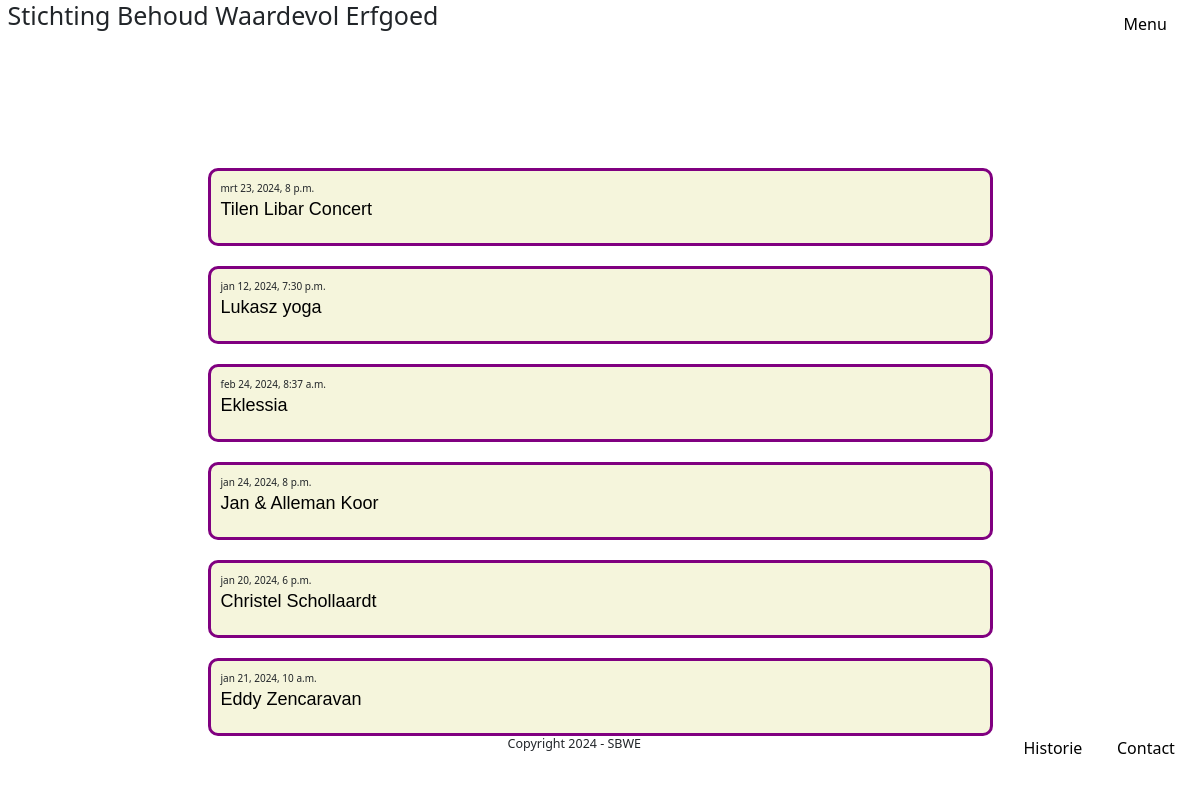
/post_list.html/, run on an earlier commit of the app's database.
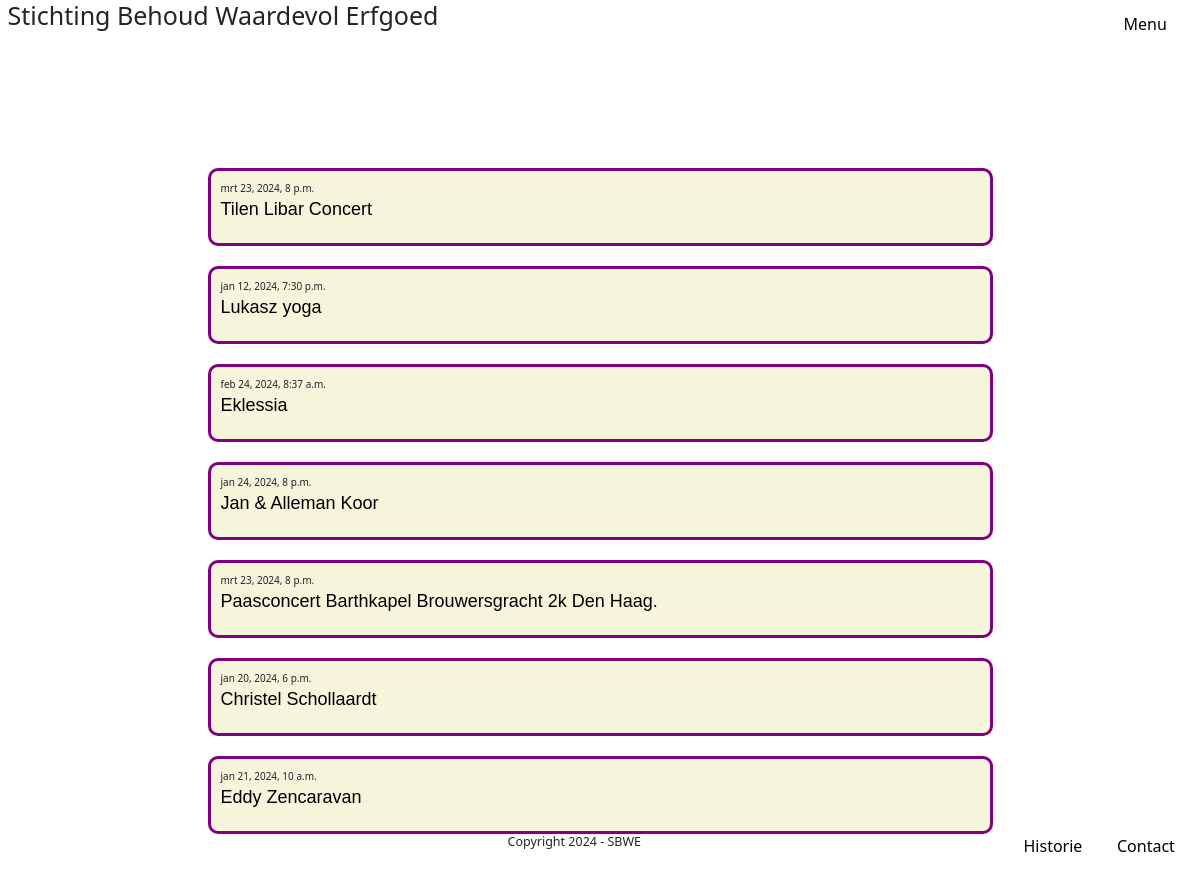
And on a later commit of the database.
### blog/models.py (models this page shows, shortened)
class Post(models.Model):
    author = models.ForeignKey(settings.AUTH_USER_MODEL, on_delete=models.CASCADE)
    title = models.CharField(max_length = 200)
    text = models.TextField()
    created_date = models.DateTimeField(default=timezone.now)
    published_date = models.DateTimeField(blank=True, null=True)

### blog/views.py (the view)
# urls.py: path('post_list.html/',views.post_list, name='post_list'),
def post_list(request):
    posts = Post.objects.filter(published_date__lte=timezone.now()).order_by('published_date')
    return render(request, 'post_list.html', {'posts' : posts})

### blog/templates/post_list.html (shortened to what this page needs)
{% extends 'post_base.html' %}
        {% block inhoud %}
            {% for post in posts %}
            <article class ="post vormgeving">
                <time class = "date"> {{ post.created_date }} </time>
                <p class = "LetB"> <a href="{% url 'post_inhoud' pk=post.pk %}"> {{ post.title }}</a></p>
            </article>
            {% endfor %}
        {% endblock %}

What changed in the data, as far as the page shows it:
added Post: created_date "mrt 23, 2024, 8 p.m.", title "Paasconcert Barthkapel Brouwersgracht 2k Den Haag."
